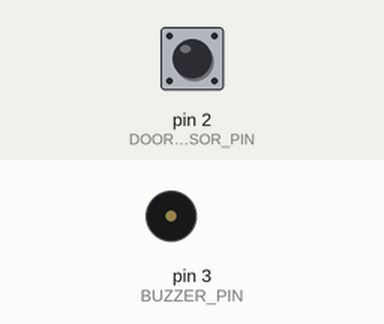
Recording of a sketch running on a simulated Arduino Uno, built with avr-gcc and run on an emulated ATmega328P. Shown: buzzer (waves = sounding, pin HIGH). The test bench sets the inputs (shaded band); at power-on: pin 2 (DOOR_SENSOR_PIN) LOW. What the sketch prints to the serial monitor is not drawn.

Above: at 1.2 s.
1.3 s: pin 2 (DOOR_SENSOR_PIN) driven HIGH
At 1.78 s:
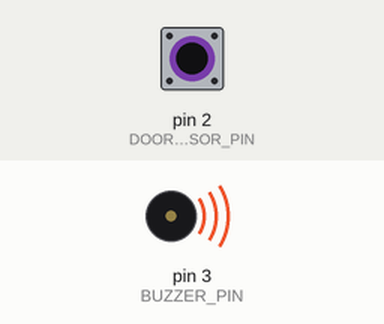
4.3 s: pin 2 (DOOR_SENSOR_PIN) driven LOW
At 5.3 s:
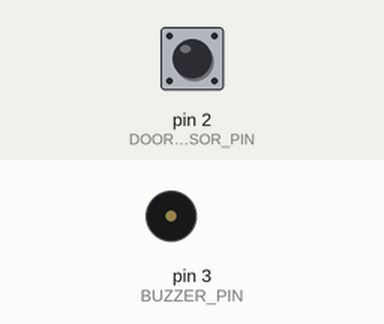
5.8 s: pin 2 (DOOR_SENSOR_PIN) pulsed HIGH 5 times (0.12 s each, 0.3 s apart)
At 5.88 s:
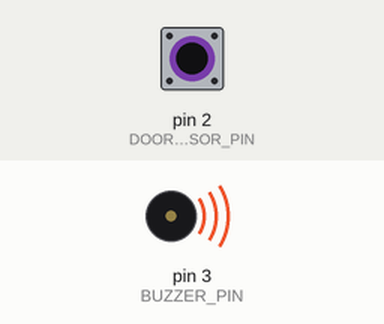
Timing chart, 0 to 8.8 s (numbered marks = the images above; inputs shaded):
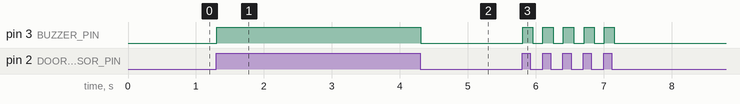

The sketch:

PIR.ino
```cpp
const int BUZZER_PIN = 3;
const int DOOR_SENSOR_PIN = 2;
int pirStat;


void setup() {
  pinMode(DOOR_SENSOR_PIN, INPUT);
  pinMode(BUZZER_PIN, OUTPUT);
  digitalWrite(BUZZER_PIN, LOW);
  Serial.begin(9600);

}

void loop() {
  pirStat = digitalRead(DOOR_SENSOR_PIN);
  if (pirStat == HIGH) {
    Serial.println("HIGH");
    digitalWrite(BUZZER_PIN, HIGH);
    delay(50);
    digitalWrite(BUZZER_PIN, LOW);
  } else {
    Serial.println("LOW");
  }

}
```

Measured:
- after the input at 1.3 s, pin 3 (BUZZER_PIN): LOW → HIGH at once
- after the input at 4.3 s, pin 3 (BUZZER_PIN): HIGH → LOW at once
- after the input at 5.8 s, pin 3 (BUZZER_PIN): alternates HIGH for 0.15 s and LOW for 0.15 s, 10 changes in all, then stays LOW, starting at once
